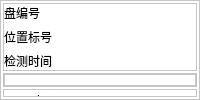
                               <widget class="QFrame" name="frame_44">
                                <property name="sizePolicy">
                                 <sizepolicy hsizetype="Expanding" vsizetype="Preferred">
                                  <horstretch>3</horstretch>
                                  <verstretch>0</verstretch>
                                 </sizepolicy>
                                </property>
                                <property name="styleSheet">
                                 <string notr="true">background-color: rgb(255, 255, 255);</string>
                                </property>
                                <property name="frameShape">
                                 <enum>QFrame::StyledPanel</enum>
                                </property>
                                <property name="frameShadow">
                                 <enum>QFrame::Raised</enum>
                                </property>
                                <layout class="QVBoxLayout" name="verticalLayout_28">
                                 <property name="spacing">
                                  <number>2</number>
                                 </property>
                                 <property name="leftMargin">
                                  <number>2</number>
                                 </property>
                                 <property name="topMargin">
                                  <number>2</number>
                                 </property>
                                 <property name="rightMargin">
                                  <number>2</number>
                                 </property>
                                 <property name="bottomMargin">
                                  <number>2</number>
                                 </property>
                                 <item>
                                  <widget class="QFrame" name="frame_78">
                                   <property name="sizePolicy">
                                    <sizepolicy hsizetype="Preferred" vsizetype="Expanding">
                                     <horstretch>0</horstretch>
                                     <verstretch>2</verstretch>
                                    </sizepolicy>
                                   </property>
                                   <property name="styleSheet">
                                    <string notr="true">font: 12pt &quot;楷体&quot;;</string>
                                   </property>
                                   <property name="frameShape">
                                    <enum>QFrame::StyledPanel</enum>
                                   </property>
                                   <property name="frameShadow">
                                    <enum>QFrame::Raised</enum>
                                   </property>
                                   <layout class="QGridLayout" name="gridLayout_2">
                                    <property name="leftMargin">
                                     <number>0</number>
                                    </property>
                                    <property name="topMargin">
                                     <number>0</number>
                                    </property>
                                    <property name="rightMargin">
                                     <number>0</number>
                                    </property>
                                    <property name="bottomMargin">
                                     <number>0</number>
                                    </property>
                                    <property name="horizontalSpacing">
                                     <number>10</number>
                                    </property>
                                    <item row="0" column="0">
                                     <widget class="QLabel" name="label_27">
                                      <property name="styleSheet">
                                       <string notr="true">QFrame{
	border:none;
}</string>
                                      </property>
                                      <property name="text">
                                       <string>盘编号</string>
                                      </property>
                                     </widget>
                                    </item>
                                    <item row="1" column="0">
                                     <widget class="QLabel" name="label_28">
                                      <property name="styleSheet">
                                       <string notr="true">QFrame{
	border:none;
}</string>
                                      </property>
                                      <property name="text">
                                       <string>位置标号</string>
                                      </property>
                                     </widget>
                                    </item>
                                    <item row="2" column="0">
                                     <widget class="QLabel" name="label_30">
                                      <property name="styleSheet">
                                       <string notr="true">QFrame{
	border:none;
}</string>
                                      </property>
                                      <property name="text">
                                       <string>检测时间</string>
                                      </property>
                                     </widget>
                                    </item>
                                   </layout>
                                  </widget>
                                 </item>
                                 <item>
                                  <widget class="QFrame" name="frame_79">
                                   <property name="sizePolicy">
                                    <sizepolicy hsizetype="Preferred" vsizetype="Expanding">
                                     <horstretch>0</horstretch>
                                     <verstretch>8</verstretch>
                                    </sizepolicy>
                                   </property>
                                   <property name="frameShape">
                                    <enum>QFrame::StyledPanel</enum>
                                   </property>
                                   <property name="frameShadow">
                                    <enum>QFrame::Raised</enum>
                                   </property>
                                   <layout class="QHBoxLayout" name="horizontalLayout_37">
                                    <property name="spacing">
                                     <number>0</number>
                                    </property>
                                    <property name="leftMargin">
                                     <number>0</number>
                                    </property>
                                    <property name="topMargin">
                                     <number>0</number>
                                    </property>
                                    <property name="rightMargin">
                                     <number>0</number>
                                    </property>
                                    <property name="bottomMargin">
                                     <number>0</number>
                                    </property>
                                    <item>
                                     <widget class="QFrame" name="frame_113">
                                      <property name="frameShape">
                                       <enum>QFrame::StyledPanel</enum>
                                      </property>
                                      <property name="frameShadow">
                                       <enum>QFrame::Raised</enum>
                                      </property>
                                     </widget>
                                    </item>
                                   </layout>
                                  </widget>
                                 </item>
                                 <item>
                                  <widget class="QFrame" name="frame_80">
                                   <property name="sizePolicy">
                                    <sizepolicy hsizetype="Preferred" vsizetype="Expanding">
                                     <horstretch>0</horstretch>
                                     <verstretch>5</verstretch>
                                    </sizepolicy>
                                   </property>
                                   <property name="frameShape">
                                    <enum>QFrame::StyledPanel</enum>
                                   </property>
                                   <property name="frameShadow">
                                    <enum>QFrame::Raised</enum>
                                   </property>
                                   <layout class="QHBoxLayout" name="horizontalLayout_15">
                                    <property name="spacing">
                                     <number>0</number>
                                    </property>
                                    <property name="leftMargin">
                                     <number>0</number>
                                    </property>
                                    <property name="topMargin">
                                     <number>0</number>
                                    </property>
                                    <property name="rightMargin">
                                     <number>0</number>
                                    </property>
                                    <property name="bottomMargin">
                                     <number>0</number>
                                    </property>
                                    <item>
                                     <widget class="QFrame" name="frame_82">
                                      <property name="sizePolicy">
                                       <sizepolicy hsizetype="Expanding" vsizetype="Preferred">
                                        <horstretch>1</horstretch>
                                        <verstretch>0</verstretch>
                                       </sizepolicy>
                                      </property>
                                      <property name="styleSheet">
                                       <string notr="true">QFrame{
	border:none;
}
QPushButton{
	
	font: 8pt &quot;黑体&quot;;
}</string>
                                      </property>
                                      <property name="frameShape">
                                       <enum>QFrame::StyledPanel</enum>
                                      </property>
                                      <property name="frameShadow">
                                       <enum>QFrame::Raised</enum>
                                      </property>
                                      <widget class="QFrame" name="frame_85">
                                       <property name="geometry">
                                        <rect>
                                         <x>10</x>
                                         <y>0</y>
                                         <width>61</width>
                                         <height>71</height>
                                        </rect>
                                       </property>
                                       <property name="frameShape">
                                        <enum>QFrame::StyledPanel</enum>
                                       </property>
                                       <property name="frameShadow">
                                        <enum>QFrame::Raised</enum>
                                       </property>
                                       <layout class="QVBoxLayout" name="verticalLayout_29">
                                        <property name="spacing">
                                         <number>2</number>
                                        </property>
                                        <property name="leftMargin">
                                         <number>0</number>
                                        </property>
                                        <property name="topMargin">
                                         <number>0</number>
                                        </property>
                                        <property name="rightMargin">
                                         <number>0</number>
                                        </property>
                                        <property name="bottomMargin">
                                         <number>0</number>
                                        </property>
                                        <item>
                                         <widget class="QPushButton" name="setBtn_5">
                                          <property name="enabled">
                                           <bool>true</bool>
                                          </property>
                                          <property name="sizePolicy">
                                           <sizepolicy hsizetype="Minimum" vsizetype="Expanding">
                                            <horstretch>0</horstretch>
                                            <verstretch>5</verstretch>
                                           </sizepolicy>
                                          </property>
                                          <property name="styleSheet">
                                           <string notr="true">QPushButton{
	border:none;
}</string>
                                          </property>
                                          <property name="text">
                                           <string>点子</string>
                                          </property>
                                          <property name="icon">
                                           <iconset>
                                            <normaloff>icon/点 (1).png</normaloff>icon/点 (1).png</iconset>
                                          </property>
                                          <property name="iconSize">
                                           <size>
                                            <width>30</width>
                                            <height>30</height>
                                           </size>
                                          </property>
                                         </widget>
                                        </item>
                                        <item>
                                         <widget class="QPushButton" name="setBtn_7">
                                          <property name="enabled">
                                           <bool>true</bool>
                                          </property>
                                          <property name="sizePolicy">
                                           <sizepolicy hsizetype="Minimum" vsizetype="Expanding">
                                            <horstretch>0</horstretch>
                                            <verstretch>5</verstretch>
                                           </sizepolicy>
                                          </property>
                                          <property name="styleSheet">
                                           <string notr="true">QPushButton{
	border:none;
}</string>
                                          </property>
                                          <property name="text">
                                           <string>印记</string>
                                          </property>
                                          <property name="icon">
                                           <iconset>
                                            <normaloff>icon/笔刷墨迹20.png</normaloff>icon/笔刷墨迹20.png</iconset>
                                          </property>
                                          <property name="iconSize">
                                           <size>
                                            <width>30</width>
                                            <height>30</height>
                                           </size>
                                          </property>
                                         </widget>
                                        </item>
                                        <item>
                                         <widget class="QPushButton" name="setBtn_9">
                                          <property name="enabled">
                                           <bool>true</bool>
                                          </property>
                                          <property name="sizePolicy">
                                           <sizepolicy hsizetype="Minimum" vsizetype="Expanding">
                                            <horstretch>0</horstretch>
                                            <verstretch>5</verstretch>
                                           </sizepolicy>
                                          </property>
                                          <property name="styleSheet">
                                           <string notr="true">QPushButton{
	border:none;
}</string>
                                          </property>
                                          <property name="text">
                                           <string>划痕</string>
                                          </property>
                                          <property name="icon">
                                           <iconset>
                                            <normaloff>icon/web-icon-02.png</normaloff>icon/web-icon-02.png</iconset>
                                          </property>
                                          <property name="iconSize">
                                           <size>
                                            <width>30</width>
                                            <height>30</height>
                                           </size>
                                          </property>
                                         </widget>
                                        </item>
                                       </layout>
                                      </widget>
                                      <widget class="QFrame" name="frame_83">
                                       <property name="geometry">
                                        <rect>
                                         <x>90</x>
                                         <y>10</y>
                                         <width>191</width>
                                         <height>151</height>
                                        </rect>
                                       </property>
                                       <property name="sizePolicy">
                                        <sizepolicy hsizetype="Expanding" vsizetype="Preferred">
                                         <horstretch>3</horstretch>
                                         <verstretch>0</verstretch>
                                        </sizepolicy>
                                       </property>
                                       <property name="styleSheet">
                                        <string notr="true">QFrame{
	border:none;
}</string>
                                       </property>
                                       <property name="frameShape">
                                        <enum>QFrame::StyledPanel</enum>
                                       </property>
                                       <property name="frameShadow">
                                        <enum>QFrame::Raised</enum>
                                       </property>
                                       <widget class="QFrame" name="frame_81">
                                        <property name="geometry">
                                         <rect>
                                          <x>19</x>
                                          <y>0</y>
                                          <width>150</width>
                                          <height>150</height>
                                         </rect>
                                        </property>
                                        <property name="styleSheet">
                                         <string notr="true">QFrame{
	border:1px solid black;
	border-radius:75px;
}</string>
                                        </property>
                                        <property name="frameShape">
                                         <enum>QFrame::StyledPanel</enum>
                                        </property>
                                        <property name="frameShadow">
                                         <enum>QFrame::Raised</enum>
                                        </property>
                                        <widget class="QPushButton" name="setBtn_2">
                                         <property name="enabled">
                                          <bool>true</bool>
                                         </property>
                                         <property name="geometry">
                                          <rect>
                                           <x>30</x>
                                           <y>20</y>
                                           <width>16</width>
                                           <height>16</height>
                                          </rect>
                                         </property>
                                         <property name="sizePolicy">
                                          <sizepolicy hsizetype="Minimum" vsizetype="Expanding">
                                           <horstretch>0</horstretch>
                                           <verstretch>5</verstretch>
                                          </sizepolicy>
                                         </property>
                                         <property name="styleSheet">
                                          <string notr="true">QPushButton{
	border:none;
}</string>
                                         </property>
                                         <property name="text">
                                          <string/>
                                         </property>
                                         <property name="icon">
                                          <iconset>
                                           <normaloff>icon/点 (1).png</normaloff>icon/点 (1).png</iconset>
                                         </property>
                                         <property name="iconSize">
                                          <size>
                                           <width>30</width>
                                           <height>30</height>
                                          </size>
                                         </property>
                                        </widget>
                                        <widget class="QPushButton" name="pushButton_36">
                                         <property name="enabled">
                                          <bool>true</bool>
                                         </property>
                                         <property name="geometry">
                                          <rect>
                                           <x>70</x>
                                           <y>40</y>
                                           <width>31</width>
                                           <height>16</height>
                                          </rect>
                                         </property>
                                         <property name="sizePolicy">
                                          <sizepolicy hsizetype="Minimum" vsizetype="Expanding">
                                           <horstretch>0</horstretch>
                                           <verstretch>5</verstretch>
                                          </sizepolicy>
                                         </property>
                                         <property name="styleSheet">
                                          <string notr="true">QPushButton{
	border:none;
}</string>
                                         </property>
                                         <property name="text">
                                          <string/>
                                         </property>
                                         <property name="icon">
                                          <iconset>
                                           <normaloff>icon/web-icon-02.png</normaloff>icon/web-icon-02.png</iconset>
                                         </property>
                                         <property name="iconSize">
                                          <size>
                                           <width>30</width>
                                           <height>30</height>
                                          </size>
                                         </property>
                                        </widget>
                                        <widget class="QPushButton" name="setBtn_8">
                                         <property name="enabled">
                                          <bool>true</bool>
                                         </property>
                                         <property name="geometry">
                                          <rect>
                                           <x>20</x>
                                           <y>40</y>
                                           <width>31</width>
                                           <height>21</height>
                                          </rect>
                                         </property>
                                         <property name="sizePolicy">
                                          <sizepolicy hsizetype="Minimum" vsizetype="Expanding">
                                           <horstretch>0</horstretch>
                                           <verstretch>5</verstretch>
                                          </sizepolicy>
                                         </property>
                                         <property name="styleSheet">
                                          <string notr="true">QPushButton{
	border:none;
}</string>
                                         </property>
                                         <property name="text">
                                          <string/>
                                         </property>
                                         <property name="icon">
                                          <iconset>
                                           <normaloff>icon/笔刷墨迹20.png</normaloff>icon/笔刷墨迹20.png</iconset>
                                         </property>
                                         <property name="iconSize">
                                          <size>
                                           <width>30</width>
                                           <height>30</height>
                                          </size>
                                         </property>
                                        </widget>
                                       </widget>
                                      </widget>
                                     </widget>
                                    </item>
                                   </layout>
                                  </widget>
                                 </item>
                                </layout>
                               </widget>
